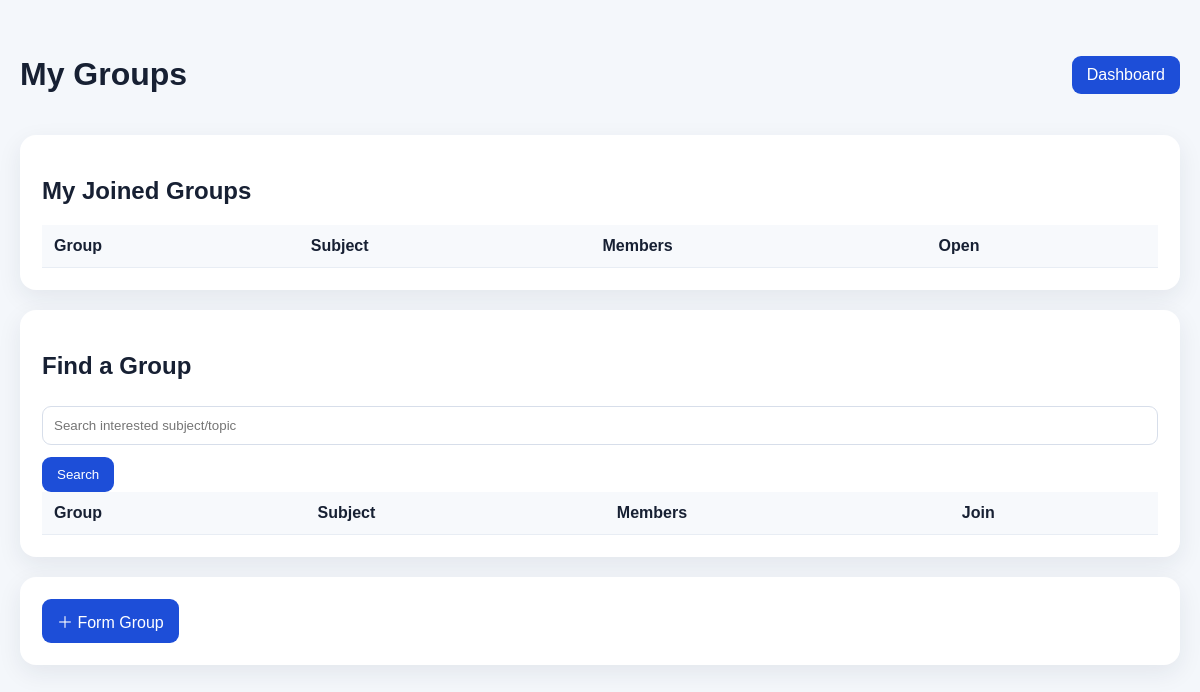
Before: /mygroup.php (signed in) with the older database file.
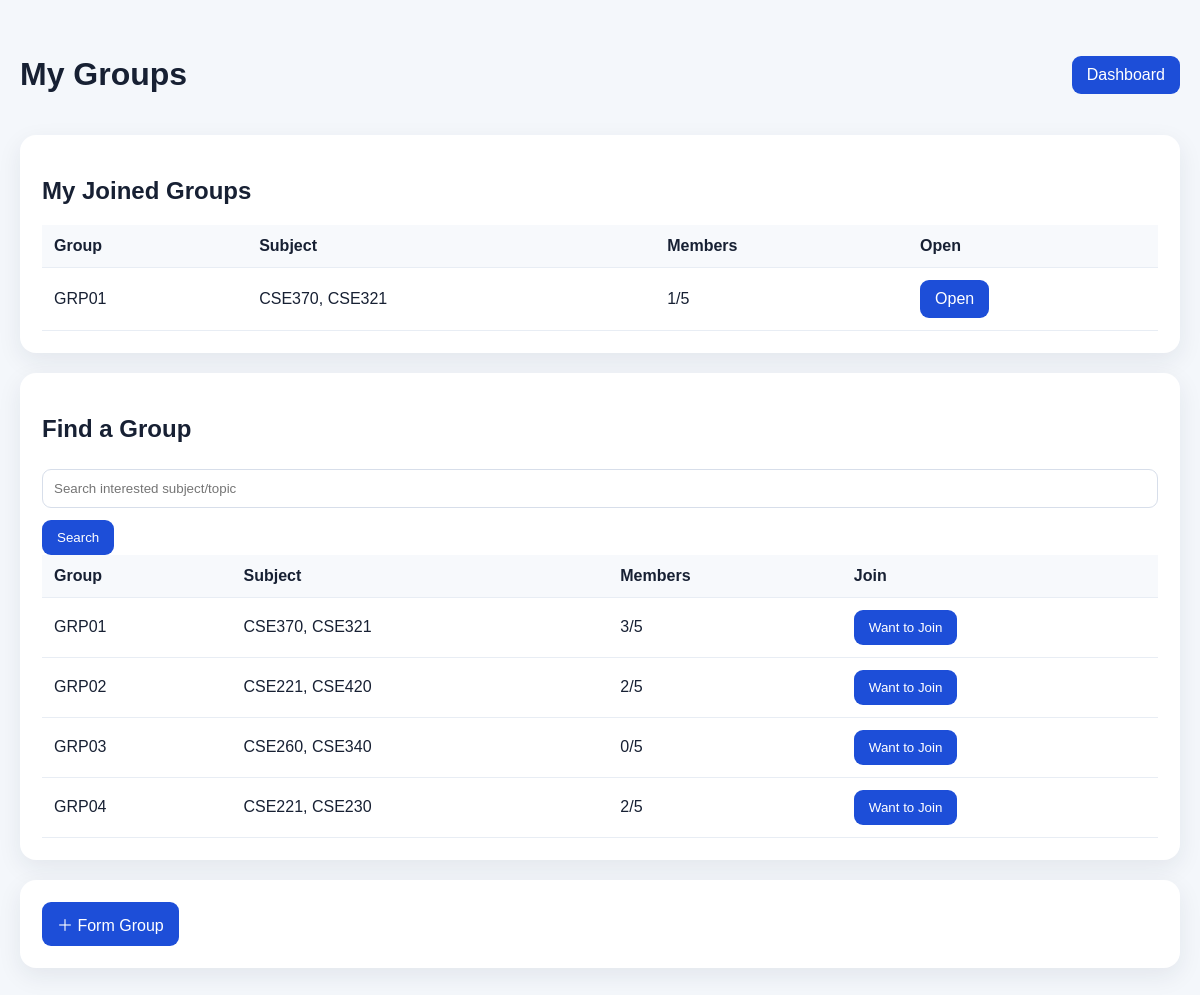
After: the same page with the newer database file.
### tables this page shows
CREATE TABLE `group_info` (
  `groupID` varchar(10) NOT NULL,
  `group_creator_uid` varchar(8) NOT NULL,
  `type` varchar(100) NOT NULL,
  `targeted_subjects` varchar(500) NOT NULL,
  `adminID` varchar(8) NOT NULL
);

### mygroup.php (the view)
<?php session_start();require 'admin_db.php';$uid=$_SESSION['userID']??$_SESSION['SID']??'';if(!$uid)die('Please login as student.');$q=trim($_GET['q']??'');$like="%$q%";$s=mysqli_prepare($conn,"SELECT g.*,COUNT(DISTINCT CASE WHEN j.leaveDate IS NULL OR j.leaveDate='0000-00-00' THEN j.student_UID END) members FROM group_info g LEFT JOIN student_joins_group j ON j.groupID=g.groupID WHERE g.targeted_subjects LIKE ? GROUP BY g.groupID HAVING members<5 ORDER BY g.groupID");mysqli_stmt_bind_param($s,'s',$like);mysqli_stmt_execute($s);$groups=mysqli_stmt_get_result($s);$my=mysqli_query($conn,"SELECT g.*,COUNT(j.student_UID) members FROM group_info g JOIN student_joins_group j ON j.groupID=g.groupID WHERE j.student_UID='".mysqli_real_escape_string($conn,$uid)."' AND (j.leaveDate IS NULL OR j.leaveDate='0000-00-00') GROUP BY g.groupID");if($_SERVER['REQUEST_METHOD']==='POST'&&isset($_POST['join'])){$gid=$_POST['groupID'];$s=mysqli_prepare($conn,'SELECT COUNT(*) n FROM student_joins_group WHERE groupID=? AND (leaveDate IS NULL OR leaveDate="0000-00-00")');mysqli_stmt_bind_param($s,'s',$gid);mysqli_stmt_execute($s);$n=mysqli_fetch_assoc(mysqli_stmt_get_result($s))['n'];if($n<5){$s=mysqli_prepare($conn,'INSERT INTO group_join_requests(groupID,student_UID) VALUES(?,?)');mysqli_stmt_bind_param($s,'ss',$gid,$uid);mysqli_stmt_execute($s);header('Location: mygroup.php');exit;}}?><!doctype html><html><head><title>My Groups</title><link rel="stylesheet" href="admin_pages.css"></head><body><div class="page"><div class="top"><h1>My Groups</h1><a class="btn" href="student_dashboard.php">Dashboard</a></div><div class="panel"><h2>My Joined Groups</h2><table><tr><th>Group</th><th>Subject</th><th>Members</th><th>Open</th></tr><?php while($g=mysqli_fetch_assoc($my)):?><tr><td><?=$g['groupID']?></td><td><?=htmlspecialchars($g['targeted_subjects'])?></td><td><?=$g['members']?>/5</td><td><a class="btn" href="group_view.php?groupID=<?=$g['groupID']?>">Open</a></td></tr><?php endwhile;?></table></div><div class="panel"><h2>Find a Group</h2><form><input name="q" value="<?=htmlspecialchars($q)?>" placeholder="Search interested subject/topic"><button>Search</button></form><table><tr><th>Group</th><th>Subject</th><th>Members</th><th>Join</th></tr><?php while($g=mysqli_fetch_assoc($groups)):?><tr><td><?=$g['groupID']?></td><td><?=htmlspecialchars($g['targeted_subjects'])?></td><td><?=$g['members']?>/5</td><td><form method="post"><input type="hidden" name="groupID" value="<?=$g['groupID']?>"><button name="join">Want to Join</button></form></td></tr><?php endwhile;?></table></div><div class="panel"><a class="btn" href="create_group.php">＋ Form Group</a></div></div></body></html>

Changed rows visible on the page:
added group_info: groupID "GRP01", targeted_subjects "CSE370, CSE321", members "1", members "3"
added group_info: groupID "GRP02", targeted_subjects "CSE221, CSE420", members "2", shown under "Find a Group"
added group_info: groupID "GRP03", targeted_subjects "CSE260, CSE340", members "0", shown under "Find a Group"
added group_info: groupID "GRP04", targeted_subjects "CSE221, CSE230", members "2", shown under "Find a Group"
